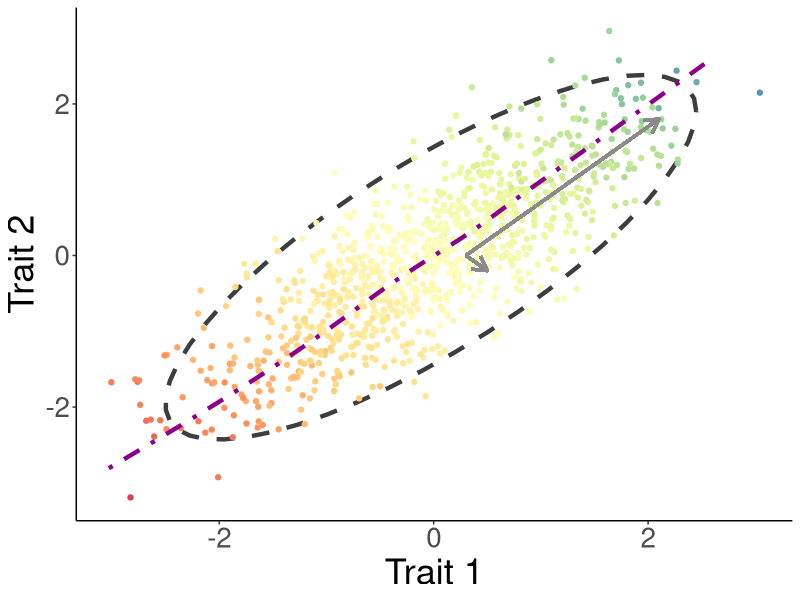
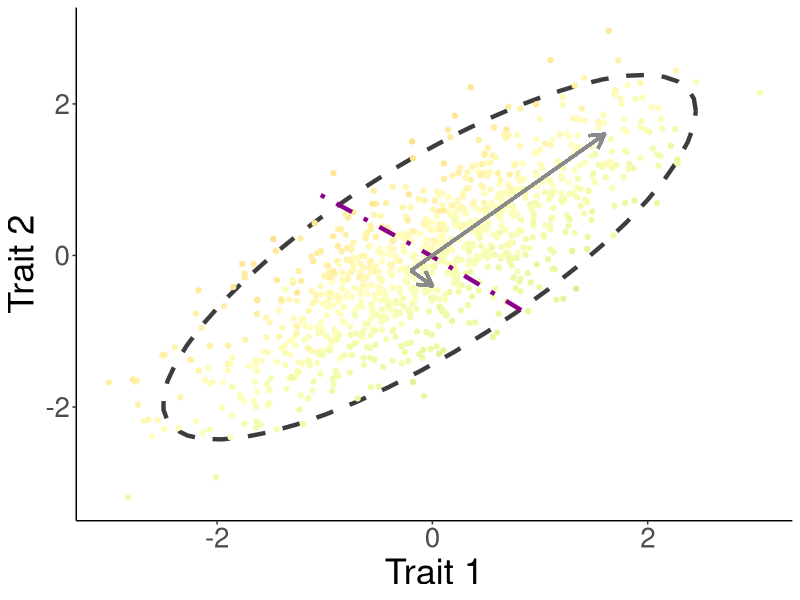
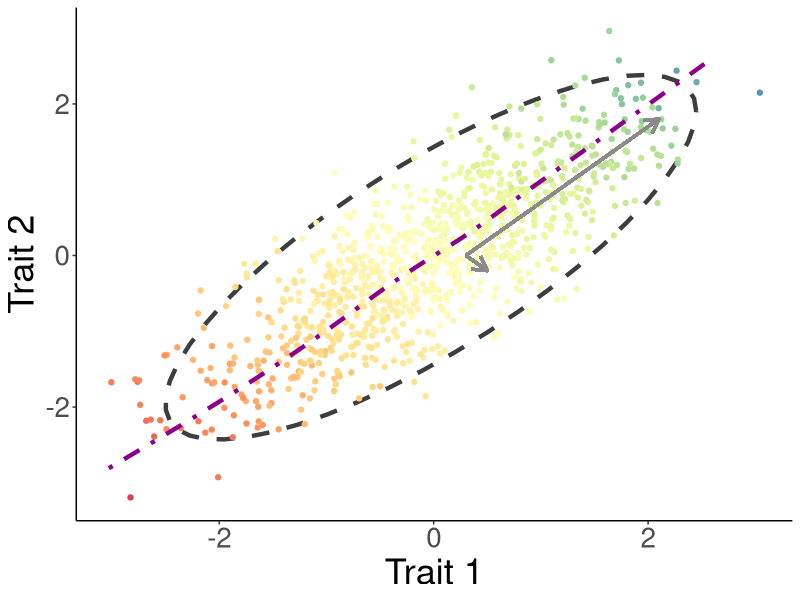
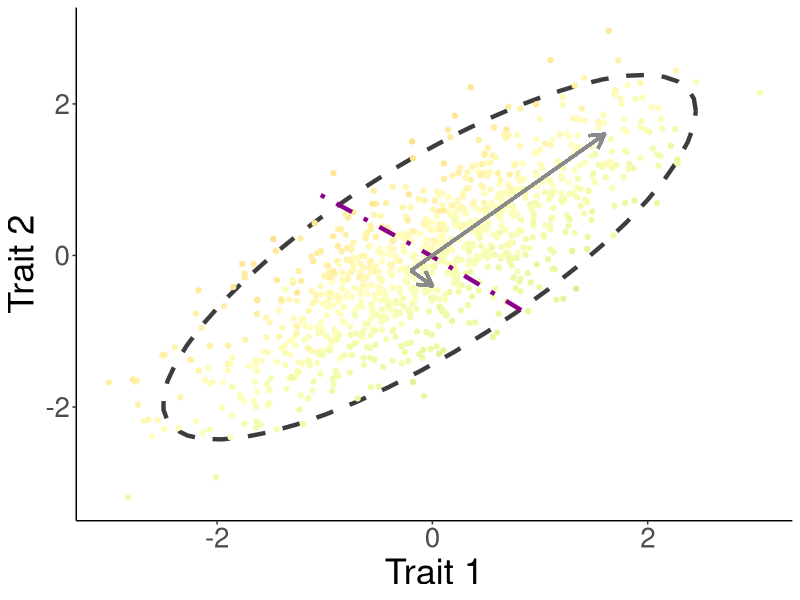

Source code (R) for these figures, in order: (Note: a time limit stopped this script after it produced the figures.)
# Running a simulation using our 2-trait model; Plotting output

# load libraries
library(mvtnorm)
library(ggplot2)
library(cowplot)
library(RColorBrewer)

###################################
# Two Traits, with Sampling Error #
###################################

set.seed(1234) # for reproducibility

n_sims <- 1000 # sample 1000 individuals

sigma_2 <- 0.02 # sampling variance of 0.02
y_1 <- numeric(n_sims) # empty vector to store y values under scenario 1
y_2 <- numeric(n_sims) # empty vector to store y values under scenario 2
v_1 <- matrix(c(0.5, 0.5), nrow = 1) # betas for scenario 1
v_2 <- matrix(c(0.5, -0.5), nrow = 1) # betas for scenario 2
rho <- matrix(c(1, 0.8, 0.8, 1), nrow = 2) # correlation matrix w/ rho = 0.8
x <- matrix(nrow = n_sims, ncol = 2) # empty trait matrix
eps_y_1 <- numeric(n_sims) # empty vector to store residuals for scenario 1
eps_y_2 <- numeric(n_sims) # empty vector to store residuals for scenario 2
for (i in 1:n_sims) {
  x[i, ] <- rmvnorm(1, sigma = rho)
  mu_y_1 <- v_1 %*% x[i, ]
  mu_y_2 <- v_2 %*% x[i, ]
  y_1[i] <- rnorm(1, mu_y_1, sqrt(sigma_2))
  y_2[i] <- rnorm(1, mu_y_2, sqrt(sigma_2))
  eps_y_1[i] <- y_1[i] - mu_y_1
  eps_y_2[i] <- y_2[i] - mu_y_2
}

# Take a look at how well the predicted variances match what is observed
rho_sim <- cov(x)
cat("Model 1...\n",
    "   Predicted: ", round(v_1 %*% rho_sim %*% t(v_1) + sigma_2, 3), "\n",
    "   Observed:  ", round(var(y_1), 3), "\n",
    "Model 2...\n",
    "   Predicted: ", round(v_2 %*% rho_sim %*% t(v_2) + sigma_2, 3), "\n",
    "   Observed:  ", round(var(y_2), 3), "\n")

# Scenario 1: predicted = 0.913
# Scenario 1: observed = 0.926

# Scenario 2: predicted = 0.118
# Scenario 2: observed = 0.125

############################################
# Plotting 1 Realization of the Simulation #
############################################

# Make dataframe that has the trait 1 and trait 2 data, and y1 and y2 performance data
dat <- as.data.frame(x)
colnames(dat) <- c("Trait_1", "Trait_2")
dat$Performance_1 <- y_1
dat$Performance_2 <- y_2

# We also want to plot the PC axes associated with the trait data
corre <- as.matrix(cor(x))
eigen <- eigen(corre)  # calculate eigenvectors and values
eigen
eigen$slopes[1] <- eigen$vectors[1,1]/eigen$vectors[2,1]  # calc slopes as ratios
eigen$slopes[2] <- eigen$vectors[1,1]/eigen$vectors[1,2]  # calc slopes as ratios
eigen # check

# And we want to plot the regression vectors (or "functional axes)
lm_1 <- lm(formula = Performance_1 ~ Trait_1 + Trait_2,
           data = dat)
predicted_1 <- data.frame(Perf_pred = predict(lm_1, dat), Trait_2 = dat$Trait_2)

lm_2 <- lm(formula = Performance_2 ~ Trait_1 + Trait_2,
           data = dat) 
predicted_2 <- data.frame(Perf_pred = predict(lm_2, dat), Trait_2 = dat$Trait_2)



# Plot for Scenario 1
p1_pos <- ggplot(data = dat, aes(x = Trait_1, y = Trait_2)) + 
  stat_ellipse(type = "norm", size = 1.5, linetype = "dashed", colour = "grey24")
p1_pos <- p1_pos + geom_point(aes(colour = Performance_1)) +
  scale_colour_distiller(type = "seq", palette = "Spectral", limits = c(-3.1,2.95), direction = 1) +
  #ggtitle("Simulation: Scenario 1") + 
  xlab("Trait 1") + ylab("Trait 2") +
  theme_classic() + labs(colour = "Performance") +
  theme(
    axis.title.x = element_text(size = 26),
    axis.title.y = element_text(size = 26),
    axis.text.x = element_text(size = 20),
    axis.text.y = element_text(size = 20),
    legend.title = element_blank(),
    legend.text = element_text(size = 14),
    legend.position = "none"
  ) +
  geom_smooth(color = 'magenta4', data = predicted_1, aes(x = Perf_pred, y = Trait_2), 
              se = FALSE, linetype = "dotdash", size = 1.5) +
  # geom_segment(x = 0.3, y = 0, xend = eigen$values[1] + 0.3, yend = eigen$slopes[1] * eigen$values[1], 
  #              colour = "grey54", arrow = arrow(length = unit(0.4, "cm")), size = 1) +
  # geom_segment(x = 0.3, y = 0, xend = eigen$values[2] + 0.3, yend = eigen$slopes[2] * eigen$values[2], 
  #              colour = "grey54", arrow = arrow(length = unit(0.4, "cm")), size = 1) +
  geom_segment(x = 0.3, y = 0, xend = 1.8 + 0.3, yend = 1.8, 
               colour = "grey54", arrow = arrow(length = unit(0.4, "cm")), size = 1) +
  geom_segment(x = 0.3, y = 0, xend = 0.2 + 0.3, yend = -0.2, 
               colour = "grey54", arrow = arrow(length = unit(0.4, "cm")), size = 1)

p1_pos

# And Saving
ggsave(filename = "p1_pos2.pdf",
       path = "Output/Figures",
       height = 4, width = 5)

# Plot for Scenario 2
p2_pos <- ggplot(data = dat, aes(x = Trait_1, y = Trait_2)) + 
  stat_ellipse(type = "norm", size = 1.5, linetype = "dashed", colour = "grey24")
p2_pos <- p2_pos + geom_point(aes(colour = Performance_2)) +
  scale_colour_distiller(type = "seq", palette = "Spectral", limits = c(-3.1,2.95), direction = 1) +
  #ggtitle("Simulation: Scenario 2") + 
  xlab("Trait 1") + ylab("Trait 2") +
  theme_classic() + labs(colour = "Performance") +
  theme(
        axis.title.x = element_text(size = 26),
        axis.title.y = element_text(size = 26),
        axis.text.x = element_text(size = 20),
        axis.text.y = element_text(size = 20),
        legend.title = element_blank(),
        legend.text = element_text(size = 14),
        legend.position = "none"
        ) +
  geom_smooth(color = 'magenta4', data = predicted_2, aes(x = Perf_pred, y = Trait_2), 
              se = FALSE, linetype = "dotdash", size = 1.5) +
  # geom_segment(x = -0.2, y = -0.2, xend = eigen$values[1] - 0.2, yend = (eigen$slopes[1] * eigen$values[1]) - 0.2, 
  #              colour = "grey54", arrow = arrow(length = unit(0.3, "cm")), size = 1) +
  # geom_segment(x = -0.2, y = -0.2, xend = eigen$values[2] - 0.2, yend = (eigen$slopes[2] * eigen$values[2]) - 0.2, 
  #              colour = "grey54", arrow = arrow(length = unit(0.3, "cm")), size = 1) +
  geom_segment(x = -0.2, y = -0.2, xend = 1.8 - 0.2, yend = 1.8 - 0.2, 
               colour = "grey54", arrow = arrow(length = unit(0.4, "cm")), size = 1) +
  geom_segment(x = -0.2, y = -0.2, xend = 0.2 - 0.2, yend = -0.2 - 0.2, 
               colour = "grey54", arrow = arrow(length = unit(0.4, "cm")), size = 1)

p2_pos

# And Saving
ggsave(filename = "p2_pos2.pdf",
       path = "Output/Figures",
       height = 4, width = 5)


###############################################
# Create a sampling distribution of variances #
###############################################
set.seed(1234)
n_sims <- 1000
n_iters <- 1000
sigma_2 <- 0.02

y_1 <- numeric(n_sims)
y_2 <- numeric(n_sims)
v_1 <- matrix(c(0.5, 0.5), nrow = 1)
v_2 <- matrix(c(0.5, -0.5), nrow = 1)
rho <- matrix(c(1, 0.8, 0.8, 1), nrow = 2)
x <- matrix(nrow = n_sims, ncol = 2)
eps_y_1 <- numeric(n_sims)
eps_y_2 <- numeric(n_sims)
var_y_1 <- numeric(n_iters)
var_y_2 <- numeric(n_iters)

for(j in 1:n_iters){
  for (i in 1:n_sims) {
    x[i, ] <- rmvnorm(1, sigma = rho)
    mu_y_1 <- v_1 %*% x[i, ]
    mu_y_2 <- v_2 %*% x[i, ]
    y_1[i] <- rnorm(1, mu_y_1, sqrt(sigma_2))
    y_2[i] <- rnorm(1, mu_y_2, sqrt(sigma_2))
    eps_y_1[i] <- y_1[i] - mu_y_1
    eps_y_2[i] <- y_2[i] - mu_y_2
  } 
  var_y_1[j] <- round(var(y_1), 3)
  var_y_2[j] <- round(var(y_2), 3)
}


################################################
# Plotting Distribution of Simulated Variances #
################################################

p3_pos <- ggplot(data = as.data.frame(var_y_1), aes(x = var_y_1))
p3_pos <- p3_pos + geom_density(colour = "grey4", fill = "grey44") +
  xlim(0.55,1.07) +
  geom_vline(xintercept = mean(var_y_1), size = 1.5) +
  geom_vline(xintercept = quantile(var_y_1, probs = 0.025), linetype = "dashed", size = 1.5) +
  geom_vline(xintercept = quantile(var_y_1, probs = 0.975), linetype = "dashed", size = 1.5) +
  #ggtitle("Performance Variance: Scenario 1") + 
  xlab("Variance") +
  theme_classic() +
  theme(plot.title = element_text(size = 14, hjust = 0.5),
        axis.title.x = element_text(size = 14),
        axis.title.y = element_blank(),
        axis.text.x = element_text(size = 12),
        axis.text.y = element_blank())
p3_pos

p4_pos <- ggplot(data = as.data.frame(var_y_2), aes(x = var_y_2))
p4_pos <- p4_pos + geom_density(colour = "grey4", fill = "grey44") +
  xlim(0.10, 0.17) +
  geom_vline(xintercept = mean(var_y_2), size = 1.5) +
  geom_vline(xintercept = quantile(var_y_2, probs = 0.025), linetype = "dashed", size = 1.5) +
  geom_vline(xintercept = quantile(var_y_2, probs = 0.975), linetype = "dashed", size = 1.5) +
  #ggtitle("Performance Variance: Scenario 2") + 
  xlab("Variance") +
  theme_classic() +
  theme(plot.title = element_text(size = 14, hjust = 0.5),
        axis.title.x = element_text(size = 14),
        axis.title.y = element_blank(),
        axis.text.x = element_text(size = 12),
        axis.text.y = element_blank())
p4_pos


#####################
# Save 4-panel plot #
#####################

# Will manually add the broken x-axis in panel D

plot_grid(p1, p3, p2, p4,
          labels = c("A", "B", "C", "D"), ncol = 2, nrow = 2)

# And Saving
ggsave(filename = "two-trait-simulation_panel.pdf",
       path = "Output/Figures",
       height = 8, width = 10)

#####################################################
# Save each plot individually for conceptual figure #
#####################################################

# Call
p1_pos

# And Saving
ggsave(filename = "p1_pos.pdf",
       path = "Output/Figures",
       height = 5, width = 6)

# Call
p2_pos

# And Saving
ggsave(filename = "p2_pos.pdf",
       path = "Output/Figures",
       height = 5, width = 6)

# Call
p3_pos

# And Saving
ggsave(filename = "p3_pos.pdf",
       path = "Output/Figures",
       height = 5, width = 6)

# Call
p4_pos

# And Saving
ggsave(filename = "p4_pos.pdf",
       path = "Output/Figures",
       height = 5, width = 6)



###############################
## Exploring Other Scenarios ##
###############################

# To demonstrate the importance of not just the sign of trait correlations matters,
# we explore two additional scenarios. One in which the traits have a negative correlation,
# (which only differs from above, in that the above is a positive correlation) and one in 
# which there is zero correlation.

##############################
# Negative trait correlation #
##############################

set.seed(1234) # for reproducibility

n_sims <- 1000 # sample 1000 individuals

sigma_2 <- 0.02 # sampling variance of 0.02
y_1 <- numeric(n_sims) # empty vector to store y values under scenario 1
y_2 <- numeric(n_sims) # empty vector to store y values under scenario 2
v_1 <- matrix(c(0.5, 0.5), nrow = 1) # betas for scenario 1
v_2 <- matrix(c(0.5, -0.5), nrow = 1) # betas for scenario 2
rho <- matrix(c(1, -0.8, -0.8, 1), nrow = 2) # correlation matrix w/ rho = -0.8
x <- matrix(nrow = n_sims, ncol = 2) # empty trait matrix
eps_y_1 <- numeric(n_sims) # empty vector to store residuals for scenario 1
eps_y_2 <- numeric(n_sims) # empty vector to store residuals for scenario 2
for (i in 1:n_sims) {
  x[i, ] <- rmvnorm(1, sigma = rho)
  mu_y_1 <- v_1 %*% x[i, ]
  mu_y_2 <- v_2 %*% x[i, ]
  y_1[i] <- rnorm(1, mu_y_1, sqrt(sigma_2))
  y_2[i] <- rnorm(1, mu_y_2, sqrt(sigma_2))
  eps_y_1[i] <- y_1[i] - mu_y_1
  eps_y_2[i] <- y_2[i] - mu_y_2
}

# Take a look at how well the predicted variances match what is observed
rho_sim <- cov(x)
cat("Model 1...\n",
    "   Predicted: ", round(v_1 %*% rho_sim %*% t(v_1) + sigma_2, 3), "\n",
    "   Observed:  ", round(var(y_1), 3), "\n",
    "Model 2...\n",
    "   Predicted: ", round(v_2 %*% rho_sim %*% t(v_2) + sigma_2, 3), "\n",
    "   Observed:  ", round(var(y_2), 3), "\n")

# Model 1...
# Predicted:  0.119 
# Observed:   0.123 
# Model 2...
# Predicted:  0.903 
# Observed:   0.925


############################################
# Plotting 1 Realization of the Simulation #
############################################

# Make dataframe that has the trait 1 and trait 2 data, and y1 and y2 performance data
dat <- as.data.frame(x)
colnames(dat) <- c("Trait_1", "Trait_2")
dat$Performance_1 <- y_1
dat$Performance_2 <- y_2

# We also want to plot the PC axes associated with the trait data
corre <- as.matrix(cor(x))
eigen <- eigen(corre)  # calculate eigenvectors and values
eigen
eigen$slopes[1] <- eigen$vectors[1,1]/eigen$vectors[2,1]  # calc slopes as ratios
eigen$slopes[2] <- eigen$vectors[1,1]/eigen$vectors[1,2]  # calc slopes as ratios
eigen # check

# And we want to plot the regression vectors (or "functional axes)
lm_1 <- lm(formula = Performance_1 ~ Trait_1 + Trait_2,
           data = dat)
predicted_1 <- data.frame(Perf_pred = predict(lm_1, dat), Trait_2 = dat$Trait_2)

lm_2 <- lm(formula = Performance_2 ~ Trait_1 + Trait_2,
           data = dat) 
predicted_2 <- data.frame(Perf_pred = predict(lm_2, dat), Trait_2 = dat$Trait_2)



# Plot for Scenario 1
p1_neg <- ggplot(data = dat, aes(x = Trait_1, y = Trait_2)) + 
  stat_ellipse(type = "norm", size = 1.5, linetype = "dashed", colour = "grey24")
p1_neg <- p1_neg + geom_point(aes(colour = Performance_1)) +
  scale_colour_distiller(type = "seq", palette = "Spectral", limits = c(-3.1,2.95), direction = 1) +
  #ggtitle("Simulation: Scenario 1") + 
  xlab("Trait 1") + ylab("Trait 2") +
  theme_classic() + labs(colour = "Performance") +
  theme(plot.title = element_text(size = 14, hjust = 0.5),
        axis.title.x = element_text(size = 14),
        axis.title.y = element_text(size = 14)) +
  geom_smooth(color = 'magenta4', data = predicted_1, aes(x = Perf_pred, y = Trait_2), 
              se = FALSE, linetype = "dotdash", size = 1.5) +
  geom_segment(x = 0.3, y = 0, xend = eigen$values[1] + 0.3, yend = eigen$slopes[1] * eigen$values[1], 
               colour = "grey54", arrow = arrow(length = unit(0.4, "cm")), size = 1) +
  geom_segment(x = 0.3, y = 0, xend = eigen$values[2] + 0.3, yend = eigen$slopes[2] * eigen$values[2], 
               colour = "grey54", arrow = arrow(length = unit(0.4, "cm")), size = 1)

p1_neg

# Plot for Scenario 2
p2_neg <- ggplot(data = dat, aes(x = Trait_1, y = Trait_2)) + 
  stat_ellipse(type = "norm", size = 1.5, linetype = "dashed", colour = "grey24")
p2_neg <- p2_neg + geom_point(aes(colour = Performance_2)) +
  scale_colour_distiller(type = "seq", palette = "Spectral", limits = c(-3.1,2.95), direction = 1) +
  #ggtitle("Simulation: Scenario 2") + 
  xlab("Trait 1") + ylab("Trait 2") +
  theme_classic() + labs(colour = "Performance") +
  theme(plot.title = element_text(size = 14, hjust = 0.5),
        axis.title.x = element_text(size = 14),
        axis.title.y = element_text(size = 14)) +
  geom_smooth(color = 'magenta4', data = predicted_2, aes(x = Perf_pred, y = Trait_2), 
              se = FALSE, linetype = "dotdash", size = 1.5) +
  geom_segment(x = 0.2, y = 0.2, xend = eigen$values[1] + 0.2, yend = (eigen$slopes[1] * eigen$values[1]) + 0.2, 
               colour = "grey54", arrow = arrow(length = unit(0.3, "cm")), size = 1) +
  geom_segment(x = 0.2, y = 0.2, xend = eigen$values[2] + 0.2, yend = (eigen$slopes[2] * eigen$values[2]) + 0.2, 
               colour = "grey54", arrow = arrow(length = unit(0.3, "cm")), size = 1)

p2_neg

###############################################
# Create a sampling distribution of variances #
###############################################
set.seed(1234)
n_sims <- 1000
n_iters <- 1000
sigma_2 <- 0.02

y_1 <- numeric(n_sims)
y_2 <- numeric(n_sims)
v_1 <- matrix(c(0.5, 0.5), nrow = 1)
v_2 <- matrix(c(0.5, -0.5), nrow = 1)
rho <- matrix(c(1, -0.8, -0.8, 1), nrow = 2)
x <- matrix(nrow = n_sims, ncol = 2)
eps_y_1 <- numeric(n_sims)
eps_y_2 <- numeric(n_sims)
var_y_1 <- numeric(n_iters)
var_y_2 <- numeric(n_iters)

for(j in 1:n_iters){
  for (i in 1:n_sims) {
    x[i, ] <- rmvnorm(1, sigma = rho)
    mu_y_1 <- v_1 %*% x[i, ]
    mu_y_2 <- v_2 %*% x[i, ]
    y_1[i] <- rnorm(1, mu_y_1, sqrt(sigma_2))
    y_2[i] <- rnorm(1, mu_y_2, sqrt(sigma_2))
    eps_y_1[i] <- y_1[i] - mu_y_1
    eps_y_2[i] <- y_2[i] - mu_y_2
  } 
  var_y_1[j] <- round(var(y_1), 3)
  var_y_2[j] <- round(var(y_2), 3)
}


################################################
# Plotting Distribution of Simulated Variances #
################################################

p3_neg <- ggplot(data = as.data.frame(var_y_1), aes(x = var_y_1))
p3_neg <- p3_neg + geom_density(colour = "grey4", fill = "grey44") +
  xlim(0.10, 0.17) +
  geom_vline(xintercept = mean(var_y_1), size = 1.5) +
  geom_vline(xintercept = quantile(var_y_1, probs = 0.025), linetype = "dashed", size = 1.5) +
  geom_vline(xintercept = quantile(var_y_1, probs = 0.975), linetype = "dashed", size = 1.5) +
  #ggtitle("Performance Variance: Scenario 1") + 
  xlab("Variance") +
  theme_classic() +
  theme(plot.title = element_text(size = 14, hjust = 0.5),
        axis.title.x = element_text(size = 14),
        axis.title.y = element_blank(),
        axis.text.x = element_text(size = 12),
        axis.text.y = element_blank())
p3_neg

p4_neg <- ggplot(data = as.data.frame(var_y_2), aes(x = var_y_2))
p4_neg <- p4_neg + geom_density(colour = "grey4", fill = "grey44") +
  xlim(0.55,1.07) +
  geom_vline(xintercept = mean(var_y_2), size = 1.5) +
  geom_vline(xintercept = quantile(var_y_2, probs = 0.025), linetype = "dashed", size = 1.5) +
  geom_vline(xintercept = quantile(var_y_2, probs = 0.975), linetype = "dashed", size = 1.5) +
  #ggtitle("Performance Variance: Scenario 2") + 
  xlab("Variance") +
  theme_classic() +
  theme(plot.title = element_text(size = 14, hjust = 0.5),
        axis.title.x = element_text(size = 14),
        axis.title.y = element_blank(),
        axis.text.x = element_text(size = 12),
        axis.text.y = element_blank())
p4_neg


#####################################################
# Save each plot individually for conceptual figure #
#####################################################

# Call
p1_neg

# And Saving
ggsave(filename = "p1_neg.pdf",
       path = "Output/Figures",
       height = 5, width = 6)

# Call
p2_neg

# And Saving
ggsave(filename = "p2_neg.pdf",
       path = "Output/Figures",
       height = 5, width = 6)

# Call
p3_neg

# And Saving
ggsave(filename = "p3_neg.pdf",
       path = "Output/Figures",
       height = 5, width = 6)

# Call
p4_neg

# And Saving
ggsave(filename = "p4_neg.pdf",
       path = "Output/Figures",
       height = 5, width = 6)




########################
# No trait correlation #
########################

set.seed(1234) # for reproducibility

n_sims <- 1000 # sample 1000 individuals

sigma_2 <- 0.02 # sampling variance of 0.02
y_1 <- numeric(n_sims) # empty vector to store y values under scenario 1
y_2 <- numeric(n_sims) # empty vector to store y values under scenario 2
v_1 <- matrix(c(0.5, 0.5), nrow = 1) # betas for scenario 1
v_2 <- matrix(c(0.5, -0.5), nrow = 1) # betas for scenario 2
rho <- matrix(c(1, 0.0, 0.0, 1), nrow = 2) # correlation matrix w/ rho = 0.0
x <- matrix(nrow = n_sims, ncol = 2) # empty trait matrix
eps_y_1 <- numeric(n_sims) # empty vector to store residuals for scenario 1
eps_y_2 <- numeric(n_sims) # empty vector to store residuals for scenario 2
for (i in 1:n_sims) {
  x[i, ] <- rmvnorm(1, sigma = rho)
  mu_y_1 <- v_1 %*% x[i, ]
  mu_y_2 <- v_2 %*% x[i, ]
  y_1[i] <- rnorm(1, mu_y_1, sqrt(sigma_2))
  y_2[i] <- rnorm(1, mu_y_2, sqrt(sigma_2))
  eps_y_1[i] <- y_1[i] - mu_y_1
  eps_y_2[i] <- y_2[i] - mu_y_2
}

# Take a look at how well the predicted variances match what is observed
rho_sim <- cov(x)
cat("Model 1...\n",
    "   Predicted: ", round(v_1 %*% rho_sim %*% t(v_1) + sigma_2, 3), "\n",
    "   Observed:  ", round(var(y_1), 3), "\n",
    "Model 2...\n",
    "   Predicted: ", round(v_2 %*% rho_sim %*% t(v_2) + sigma_2, 3), "\n",
    "   Observed:  ", round(var(y_2), 3), "\n")

# Model 1...
# Predicted:  0.516 
# Observed:   0.526 
# Model 2...
# Predicted:  0.511 
# Observed:   0.527 


############################################
# Plotting 1 Realization of the Simulation #
############################################

# Make dataframe that has the trait 1 and trait 2 data, and y1 and y2 performance data
dat <- as.data.frame(x)
colnames(dat) <- c("Trait_1", "Trait_2")
dat$Performance_1 <- y_1
dat$Performance_2 <- y_2

# We also want to plot the PC axes associated with the trait data
corre <- as.matrix(cor(x))
eigen <- eigen(corre)  # calculate eigenvectors and values
eigen
eigen$slopes[1] <- eigen$vectors[1,1]/eigen$vectors[2,1]  # calc slopes as ratios
eigen$slopes[2] <- eigen$vectors[1,1]/eigen$vectors[1,2]  # calc slopes as ratios
eigen # check

# And we want to plot the regression vectors (or "functional axes)
lm_1 <- lm(formula = Performance_1 ~ Trait_1 + Trait_2,
           data = dat)
predicted_1 <- data.frame(Perf_pred = predict(lm_1, dat), Trait_2 = dat$Trait_2)

lm_2 <- lm(formula = Performance_2 ~ Trait_1 + Trait_2,
           data = dat) 
predicted_2 <- data.frame(Perf_pred = predict(lm_2, dat), Trait_2 = dat$Trait_2)



# Plot for Scenario 1
p1_NA <- ggplot(data = dat, aes(x = Trait_1, y = Trait_2)) + 
  stat_ellipse(type = "norm", size = 1.5, linetype = "dashed", colour = "grey24")
p1_NA <- p1_NA + geom_point(aes(colour = Performance_1)) +
  scale_colour_distiller(type = "seq", palette = "Spectral", limits = c(-3.1,2.95), direction = 1) +
  #ggtitle("Simulation: Scenario 1") + 
  xlab("Trait 1") + ylab("Trait 2") +
  theme_classic() + labs(colour = "Performance") +
  theme(plot.title = element_text(size = 14, hjust = 0.5),
        axis.title.x = element_text(size = 14),
        axis.title.y = element_text(size = 14)) +
  geom_smooth(color = 'magenta4', data = predicted_1, aes(x = Perf_pred, y = Trait_2), 
              se = FALSE, linetype = "dotdash", size = 1.5) +
  geom_segment(x = 0, y = 0, xend = 0, yend = 1.7, 
               colour = "grey54", arrow = arrow(length = unit(0.3, "cm")), size = 1) +
  geom_segment(x = 0, y = 0, xend = 1.7, yend = 0, 
               colour = "grey54", arrow = arrow(length = unit(0.3, "cm")), size = 1)

p1_NA

# Plot for Scenario 2
p2_NA <- ggplot(data = dat, aes(x = Trait_1, y = Trait_2)) + 
  stat_ellipse(type = "norm", size = 1.5, linetype = "dashed", colour = "grey24")
p2_NA <- p2_NA + geom_point(aes(colour = Performance_2)) +
  scale_colour_distiller(type = "seq", palette = "Spectral", limits = c(-3.1,2.95), direction = 1) +
  #ggtitle("Simulation: Scenario 2") + 
  xlab("Trait 1") + ylab("Trait 2") +
  theme_classic() + labs(colour = "Performance") +
  theme(plot.title = element_text(size = 14, hjust = 0.5),
        axis.title.x = element_text(size = 14),
        axis.title.y = element_text(size = 14)) +
  geom_smooth(color = 'magenta4', data = predicted_2, aes(x = Perf_pred, y = Trait_2), 
              se = FALSE, linetype = "dotdash", size = 1.5) +
  geom_segment(x = 0, y = 0, xend = 0, yend = 1.7, 
               colour = "grey54", arrow = arrow(length = unit(0.3, "cm")), size = 1) +
  geom_segment(x = 0, y = 0, xend = 1.7, yend = 0, 
               colour = "grey54", arrow = arrow(length = unit(0.3, "cm")), size = 1)

p2_NA


###############################################
# Create a sampling distribution of variances #
###############################################
set.seed(1234)
n_sims <- 1000
n_iters <- 1000
sigma_2 <- 0.02

y_1 <- numeric(n_sims)
y_2 <- numeric(n_sims)
v_1 <- matrix(c(0.5, 0.5), nrow = 1)
v_2 <- matrix(c(0.5, -0.5), nrow = 1)
rho <- matrix(c(1, 0, 0, 1), nrow = 2)
x <- matrix(nrow = n_sims, ncol = 2)
eps_y_1 <- numeric(n_sims)
eps_y_2 <- numeric(n_sims)
var_y_1 <- numeric(n_iters)
var_y_2 <- numeric(n_iters)

for(j in 1:n_iters){
  for (i in 1:n_sims) {
    x[i, ] <- rmvnorm(1, sigma = rho)
    mu_y_1 <- v_1 %*% x[i, ]
    mu_y_2 <- v_2 %*% x[i, ]
    y_1[i] <- rnorm(1, mu_y_1, sqrt(sigma_2))
    y_2[i] <- rnorm(1, mu_y_2, sqrt(sigma_2))
    eps_y_1[i] <- y_1[i] - mu_y_1
    eps_y_2[i] <- y_2[i] - mu_y_2
  } 
  var_y_1[j] <- round(var(y_1), 3)
  var_y_2[j] <- round(var(y_2), 3)
}


################################################
# Plotting Distribution of Simulated Variances #
################################################

p3_NA <- ggplot(data = as.data.frame(var_y_1), aes(x = var_y_1))
p3_NA <- p3_NA + geom_density(colour = "grey4", fill = "grey44") +
  xlim(0.4,0.75) +
  geom_vline(xintercept = mean(var_y_1), size = 1.5) +
  geom_vline(xintercept = quantile(var_y_1, probs = 0.025), linetype = "dashed", size = 1.5) +
  geom_vline(xintercept = quantile(var_y_1, probs = 0.975), linetype = "dashed", size = 1.5) +
  #ggtitle("Performance Variance: Scenario 1") + 
  xlab("Variance") +
  theme_classic() +
  theme(plot.title = element_text(size = 14, hjust = 0.5),
        axis.title.x = element_text(size = 14),
        axis.title.y = element_blank(),
        axis.text.x = element_text(size = 12),
        axis.text.y = element_blank())
p3_NA

p4_NA <- ggplot(data = as.data.frame(var_y_2), aes(x = var_y_2))
p4_NA <- p4_NA + geom_density(colour = "grey4", fill = "grey44") +
  xlim(0.4,0.75) +
  geom_vline(xintercept = mean(var_y_2), size = 1.5) +
  geom_vline(xintercept = quantile(var_y_2, probs = 0.025), linetype = "dashed", size = 1.5) +
  geom_vline(xintercept = quantile(var_y_2, probs = 0.975), linetype = "dashed", size = 1.5) +
  #ggtitle("Performance Variance: Scenario 2") + 
  xlab("Variance") +
  theme_classic() +
  theme(plot.title = element_text(size = 14, hjust = 0.5),
        axis.title.x = element_text(size = 14),
        axis.title.y = element_blank(),
        axis.text.x = element_text(size = 12),
        axis.text.y = element_blank())
p4_NA


#####################################################
# Save each plot individually for conceptual figure #
#####################################################

# Call
p1_NA

# And Saving
ggsave(filename = "p1_NA.pdf",
       path = "Output/Figures",
       height = 5, width = 6)

# Call
p2_NA

# And Saving
ggsave(filename = "p2_NA.pdf",
       path = "Output/Figures",
       height = 5, width = 6)

# Call
p3_NA

# And Saving
ggsave(filename = "p3_NA.pdf",
       path = "Output/Figures",
       height = 5, width = 6)

# Call
p4_NA

# And Saving
ggsave(filename = "p4_NA.pdf",
       path = "Output/Figures",
       height = 5, width = 6)
